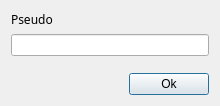
<?xml version="1.0" encoding="UTF-8"?>
<ui version="4.0">
 <class>DialogNickName</class>
 <widget class="QDialog" name="DialogNickName">
  <property name="geometry">
   <rect>
    <x>0</x>
    <y>0</y>
    <width>220</width>
    <height>106</height>
   </rect>
  </property>
  <property name="windowTitle">
   <string>Dialog</string>
  </property>
  <layout class="QVBoxLayout" name="verticalLayout_2">
   <item>
    <layout class="QVBoxLayout" name="verticalLayout">
     <item>
      <widget class="QLabel" name="label">
       <property name="font">
        <font>
         <family>Neue Haas Grotesk Text Pro Extr</family>
        </font>
       </property>
       <property name="text">
        <string>Pseudo</string>
       </property>
      </widget>
     </item>
     <item>
      <widget class="QLineEdit" name="txtName"/>
     </item>
    </layout>
   </item>
   <item>
    <spacer name="verticalSpacer">
     <property name="orientation">
      <enum>Qt::Vertical</enum>
     </property>
     <property name="sizeHint" stdset="0">
      <size>
       <width>20</width>
       <height>0</height>
      </size>
     </property>
    </spacer>
   </item>
   <item>
    <layout class="QHBoxLayout" name="horizontalLayout">
     <item>
      <spacer name="horizontalSpacer">
       <property name="orientation">
        <enum>Qt::Horizontal</enum>
       </property>
       <property name="sizeHint" stdset="0">
        <size>
         <width>40</width>
         <height>20</height>
        </size>
       </property>
      </spacer>
     </item>
     <item>
      <widget class="QPushButton" name="btnOk">
       <property name="text">
        <string>Ok</string>
       </property>
       <property name="default">
        <bool>true</bool>
       </property>
      </widget>
     </item>
    </layout>
   </item>
  </layout>
 </widget>
 <resources/>
 <connections/>
</ui>
